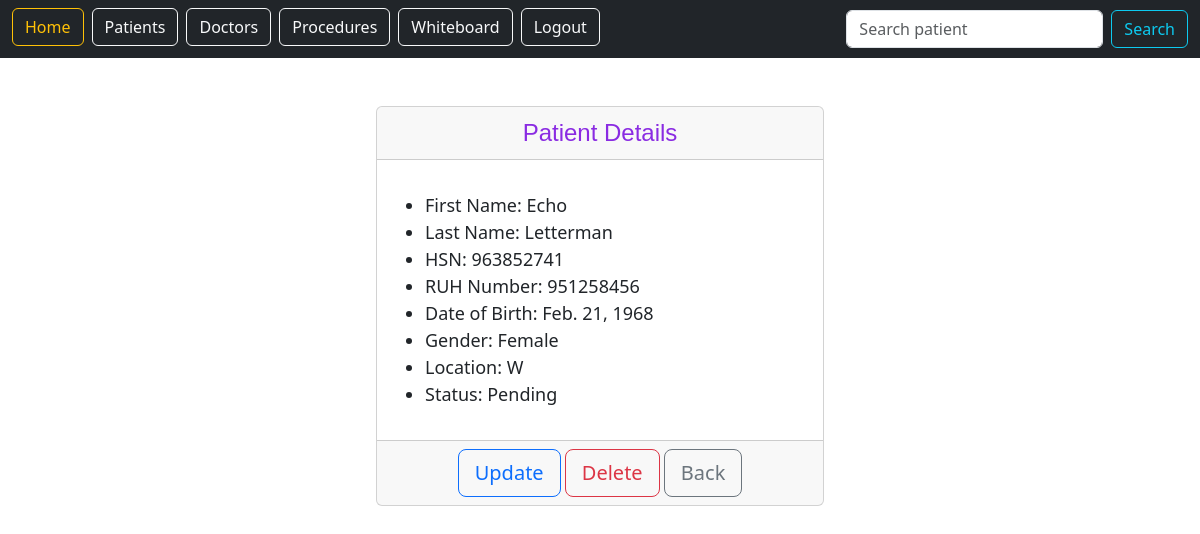
/whiteboard/patients/6/ (signed in), run on an earlier commit of the app's database.
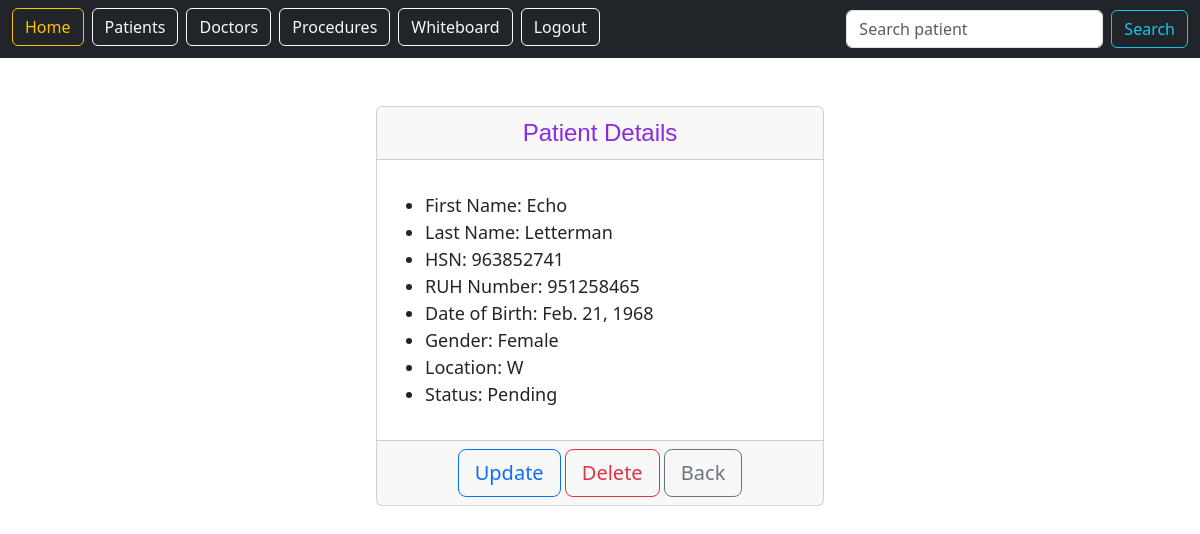
And on a later commit of the database.
### whiteboard/models.py (models this page shows, shortened)
class Patients(models.Model):
    firstname = models.CharField('First Name', max_length=30)
    lastname = models.CharField('Last Name', max_length=30)
    hsnnum = models.CharField('HSN', max_length=15)
    ruhnum = models.CharField('RUH Number', max_length=15)
    dob = models.DateField('Date of Birth')
    gender = models.CharField('Gender', max_length=15)
    location = models.CharField('Location', max_length=15)
    status = models.CharField('Status', max_length=15)

### whiteboard/views.py (the view)
# urls.py: path('patients/<int:pk>/', views.PatientsDetailView.as_view(), name="patients.detail"),
class PatientsDetailView(LoginRequiredMixin, DetailView):
    model = Patients
    context_object_name = 'patients'
    template_name = 'patients/patientsdetail.html'
    login_url = "/login"

### whiteboard/templates/patients/patientsdetail.html
{% extends 'base.html' %}
{% block content %}
<center>
<div class="card" style="width: 28rem;">
    <div class="card-header" style="font-family: Helvetica; font-size: x-large; color: blueviolet;">
        Patient Details
    </div>
    <div class="card-body">
      <p class="card-text">
        <ul style="font-size: large; text-align: left;">
            <li>First Name: {{ patients.firstname }}</li>
            <li>Last Name: {{ patients.lastname }}</li>
            <li>HSN: {{ patients.hsnnum }}</li>
            <li>RUH Number: {{ patients.ruhnum }}</li>
            <li>Date of Birth: {{ patients.dob }}</li>
            <li>Gender: {{ patients.gender }}</li>
            <li>Location: {{ patients.location }}</li>
            <li>Status: {{ patients.status }}</li>
        </ul>
      </p>
    </div>
    <div class="card-footer text-muted">
        <a class="btn btn-outline-primary btn-lg" href="{% url 'patients.update' pk=patients.id %}" role="botton">Update</a>
        <a class="btn btn-outline-danger btn-lg" href="{% url 'patients.delete' pk=patients.id %}" role="botton">Delete</a>
        <a class="btn btn-outline-secondary btn-lg" href="{% url 'patients.list' %}" role="botton">Back</a>
    </div>
</div>
</center>
{% endblock %}

What changed in the data, as far as the page shows it:
changed Patients "Echo": ruhnum "951258456" → "951258465"
